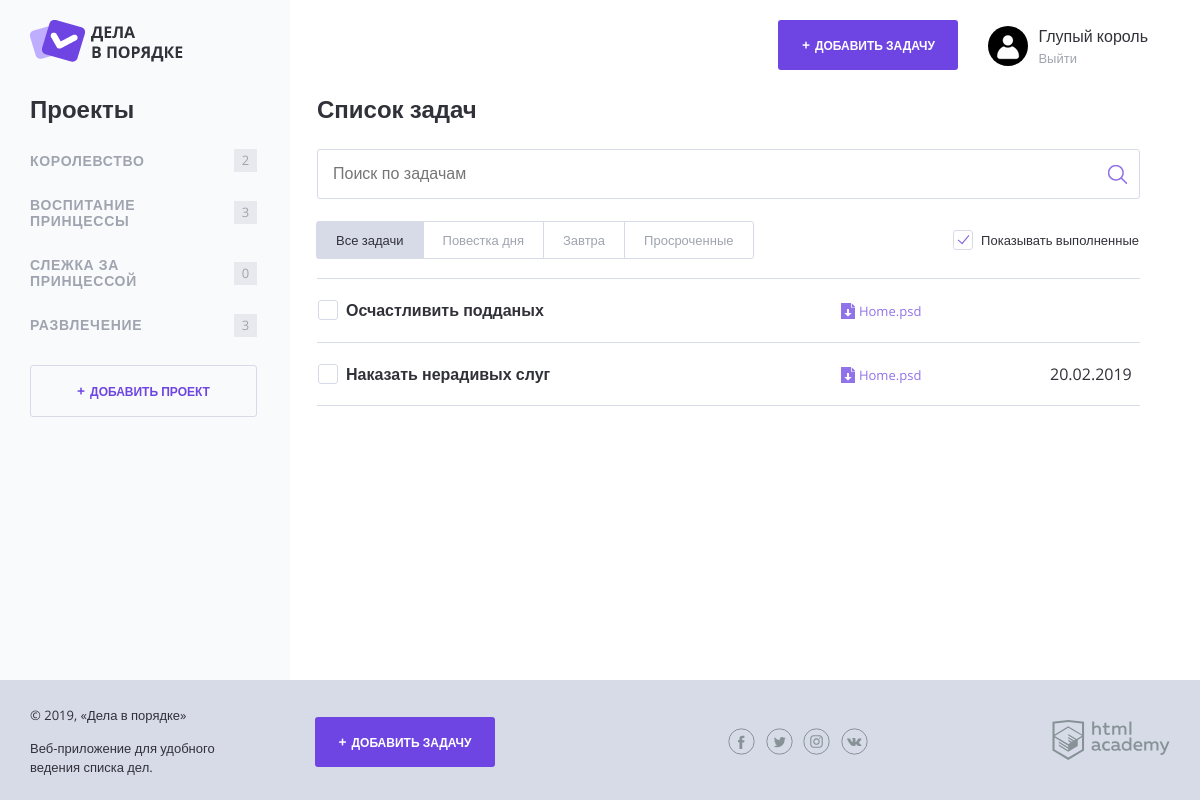
Screenshot of /index.php?category=1 with the database file from the repository.
### tables this page shows
CREATE TABLE categories (
  id INT AUTO_INCREMENT PRIMARY KEY,
  name CHAR(128) NOT NULL,
  user_id INT NOT NULL
);

CREATE TABLE tasks (
  id INT AUTO_INCREMENT PRIMARY KEY,
  user_id INT NOT NULL,
  category_id INT,
  name CHAR(128) NOT NULL,
  created_at TIMESTAMP NULL DEFAULT CURRENT_TIMESTAMP,
  done_at DATE NULL DEFAULT NULL,
  status INT DEFAULT 0,
  expires_at DATE NULL DEFAULT NULL,
  file_path CHAR(128)
);

### functions.php (called while the page is built, shortened)
<?php
function include_template(string $name, array $data): string {
    $name = 'templates/' . $name;
    extract($data);
    require $name;
    $result = ob_get_clean();
    return $result;
}
function countTasks(string $category_name, array $task_list): int {
    $tasks_sum = 0;
    foreach($task_list as $task) {
        if($category_name === $task['categories_name']) {
            $tasks_sum++;
        }
    }
    return $tasks_sum;
}
function isTaskExpired(string $end_date = null): bool {
    if(!$end_date) {
        return false;
    }
    $current_date = time();
    $expiry_date = strtotime($end_date);
    $time_to_expiry = floor(($expiry_date - $current_date)/3600);
    return $time_to_expiry <= 24 && $time_to_expiry > 0;
}
function formatDate(string $date = null): string {
    if (null === $date) {
        return '';
    }
    $date = date_create($date);
    return date_format($date, 'd.m.Y');
}

### mysql_helper.php (called while the page is built, shortened)
<?php
function fetchData($link, string $sql): array {
    $result = mysqli_query($link, $sql);
    return mysqli_fetch_all($result, MYSQLI_ASSOC);
}
function getTaskCategories($link, int $user_id): array {
    $sql_cat = "SELECT categories.name, categories.id FROM categories
                JOIN users ON categories.user_id = users.id
                WHERE users.id = $user_id";
    return fetchData($link, $sql_cat);
}
function getTaskList($link, int $user_id): array {
    $sql_tasks = "SELECT tasks.name, tasks.created_at, tasks.expires_at, categories.name AS categories_name, status FROM tasks
        JOIN categories ON tasks.category_id = categories.id
        JOIN users ON categories.user_id = users.id
        WHERE users.id = $user_id";
    return fetchData($link, $sql_tasks);
}
function getTasksForCategory($link, int $user_id, int $category_id = null): array
{
    if (null === $category_id) {
        $sql_tasks = "SELECT tasks.name, tasks.created_at, tasks.expires_at, categories.name AS categories_name, status FROM tasks
            JOIN categories ON tasks.category_id = categories.id
            JOIN users ON categories.user_id = users.id
            WHERE users.id = $user_id";
    } else {
        $sql_tasks = "SELECT tasks.name, tasks.created_at, tasks.expires_at, categories.name AS categories_name, status FROM tasks
            JOIN categories ON tasks.category_id = categories.id
            JOIN users ON categories.user_id = users.id
            WHERE users.id = $user_id AND categories.id = $category_id";
    }
    return fetchData($link, $sql_tasks);
}

### templates/layout.php (the view, shortened to what this page needs)
<!DOCTYPE html>
<html lang="ru">
<head>
    <link rel="stylesheet" href="css/normalize.css">
    <link rel="stylesheet" href="css/style.css">
    <link rel="stylesheet" href="css/flatpickr.min.css">
</head>
<body>
<div class="page-wrapper">
    <div class="container container--with-sidebar">
        <header class="main-header">
            <a href="/">
                <img src="img/logo.png" width="153" height="42" alt="Логотип Дела в порядке">
            </a>
            <div class="main-header__side">
                <a class="main-header__side-item button button--plus open-modal" href="pages/form-task.html">Добавить задачу</a>
                <div class="main-header__side-item user-menu">
                    <div class="user-menu__image">
                        <img src="img/user.png" width="40" height="40" alt="Пользователь">
                    </div>
                    <div class="user-menu__data">
                        <p><?=htmlspecialchars($user); ?></p>
                        <a href="#">Выйти</a>
                    </div>
                </div>
            </div>
        </header>
        <div class="content">
            <section class="content__side">
                <h2 class="content__side-heading">Проекты</h2>
                <nav class="main-navigation">
                    <ul class="main-navigation__list">
                    <?php foreach($category_list as $category): ?>
                        <li class="main-navigation__list-item">
                            <a class="main-navigation__list-item-link" href="/index.php?category=<?= $category['id']; ?>"><?=htmlspecialchars($category['name']); ?></a>
                            <span class="main-navigation__list-item-count"><?=countTasks(htmlspecialchars($category['name']), $task_list); ?></span>
                        </li>
                    <?php endforeach; ?>
                    </ul>
                </nav>
                <a class="button button--transparent button--plus content__side-button"
                    href="pages/form-project.html" target="project_add">Добавить проект</a>
            </section>
            <main class="content__main"><?=$content ?></main>
        </div>
    </div>
</div>
<footer class="main-footer">
    <div class="container">
        <div class="main-footer__copyright">
            <p>© 2019, «Дела в порядке»</p>
            <p>Веб-приложение для удобного ведения списка дел.</p>
        </div>
        <a class="main-footer__button button button--plus" href="pages/form-task.html">Добавить задачу</a>
        <div class="main-footer__social social">
            <a class="social__link social__link--facebook" href="#">
            </a>
            <a class="social__link social__link--twitter" href="#">
            </a>
            <a class="social__link social__link--instagram" href="#">
            </a>
            <a class="social__link social__link--vkontakte" href="#">
            </a>
        </div>
        <div class="main-footer__developed-by">
            <a href="https://htmlacademy.ru/intensive/php">
                <img src="img/htmlacademy.svg" alt="HTML Academy" width="118" height="40">
            </a>
        </div>
    </div>
</footer>
</body>
</html>

### templates/index.php (shortened to what this page needs)
<h2 class="content__main-heading">Список задач</h2>
<form class="search-form" action="index.php" method="post">
    <input class="search-form__input" type="text" name="" value="" placeholder="Поиск по задачам">
    <input class="search-form__submit" type="submit" name="" value="Искать">
</form>
<div class="tasks-controls">
    <nav class="tasks-switch">
        <a href="/" class="tasks-switch__item tasks-switch__item--active">Все задачи</a>
        <a href="/" class="tasks-switch__item">Повестка дня</a>
        <a href="/" class="tasks-switch__item">Завтра</a>
        <a href="/" class="tasks-switch__item">Просроченные</a>
    </nav>
    <label class="checkbox">
        <span class="checkbox__text">Показывать выполненные</span>
    </label>
</div>
<table class="tasks">
    <?php foreach($tasks_for_category as $task): ?>
    <?php if(!$task['status']): ?>
    <tr class="tasks__item task <?=isTaskExpired($task['expires_at']) ? 'task--important':''; ?>">
        <td class="task__select">
            <label class="checkbox task__checkbox">
                <span class="checkbox__text"><?=htmlspecialchars($task['name']); ?></span>
            </label>
        </td>
        <td class="task__file">
            <a class="download-link" href="#">Home.psd</a>
        </td>
        <td class="task__date"><?=formatDate($task['expires_at']); ?></td>
    </tr>
    <? endif ?>
    <? endforeach; ?>
</table>

### rows the page displays
categories: name "КОРОЛЕВСТВО", name "2"
categories: name "ВОСПИТАНИЕ ПРИНЦЕССЫ", name "3"
categories: name "СЛЕЖКА ЗА ПРИНЦЕССОЙ", name "0"
categories: name "РАЗВЛЕЧЕНИЕ", name "3"
tasks: name "Осчастливить подданых"
tasks: name "Наказать нерадивых слуг", expires_at "20.02.2019"

### other values shown
$user "Глупый король"
